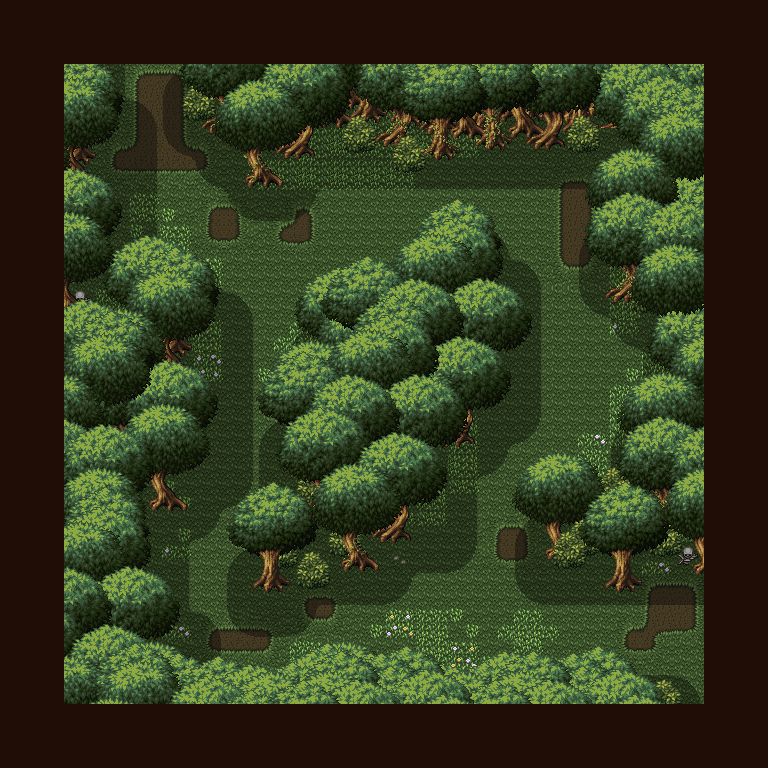

A level layout from a 2D game, rendered from its tile map. Below: a short description, then the map file with tile-grid data replaced by summaries:
An orthogonal 24x24 tile map with 32x32 px tiles, 12 tile layers (ground, flower_object, shadow, bush-3, ...) and 1 object (Encounter).

<map version="1.9" tiledversion="1.9.1" orientation="orthogonal" renderorder="right-down" width="24" height="24" tilewidth="32" tileheight="32" infinite="0" nextlayerid="16" nextobjectid="2">
  <tileset firstgid="1" source="../13_tsx/13_maptip.tsx" />
  <layer id="1" name="ground" width="24" height="24">
    <data>[576 cells, 576 non-empty, 58 distinct tile ids]</data>
  </layer>
  <layer id="11" name="flower_object" width="24" height="24">
    <data>[576 cells, 4 non-empty, 3 distinct tile ids]</data>
  </layer>
  <layer id="4" name="shadow" width="24" height="24">
    <data>[576 cells, 484 non-empty, 13 distinct tile ids]</data>
  </layer>
  <layer id="10" name="bush-3" width="24" height="24">
    <data>[576 cells, 32 non-empty, 16 distinct tile ids]</data>
  </layer>
  <layer id="5" name="woods-1" width="24" height="24">
    <data>[576 cells, 295 non-empty, 146 distinct tile ids]</data>
  </layer>
  <layer id="9" name="bush-2" width="24" height="24">
    <data>[576 cells, 24 non-empty, 12 distinct tile ids]</data>
  </layer>
  <layer id="13" name="chara" width="24" height="24">
    <data>[576 cells, 0 non-empty, 0 distinct tile ids]</data>
  </layer>
  <layer id="14" name="bush-1" width="24" height="24">
    <data>[576 cells, 22 non-empty, 8 distinct tile ids]</data>
  </layer>
  <layer id="8" name="leaves-3" width="24" height="24">
    <data>[576 cells, 52 non-empty, 44 distinct tile ids]</data>
  </layer>
  <layer id="6" name="leaves-2" width="24" height="24">
    <data>[576 cells, 368 non-empty, 202 distinct tile ids]</data>
  </layer>
  <layer id="7" name="leaves-1" width="24" height="24">
    <data>[576 cells, 285 non-empty, 182 distinct tile ids]</data>
  </layer>
  <layer id="3" name="frame" width="24" height="24">
    <data>[576 cells, 176 non-empty, 1 distinct tile ids]</data>
  </layer>
<objectgroup id="15" name="EncounterArea"><object id="1" type="Encounter" x="16.0" y="16.0" width="736" height="736"><properties><property name="EncounterId" value="encounter_lostforest_4" /><property name="unity:IsTrigger" type="bool" value="true" /></properties></object></objectgroup></map>
